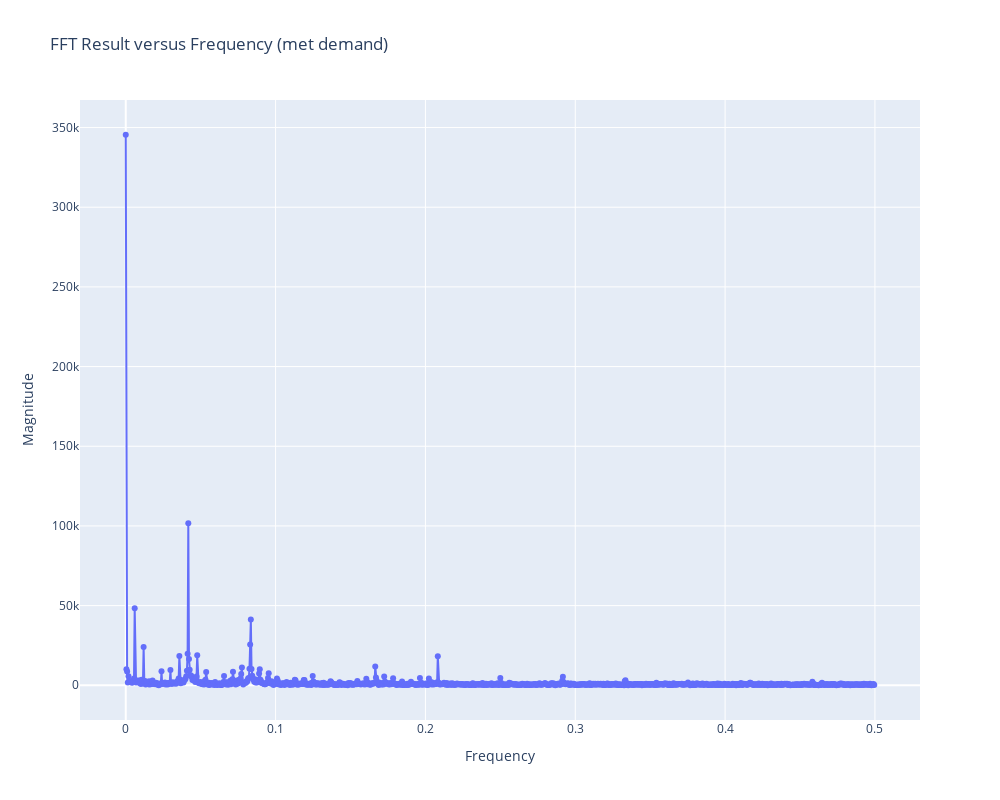
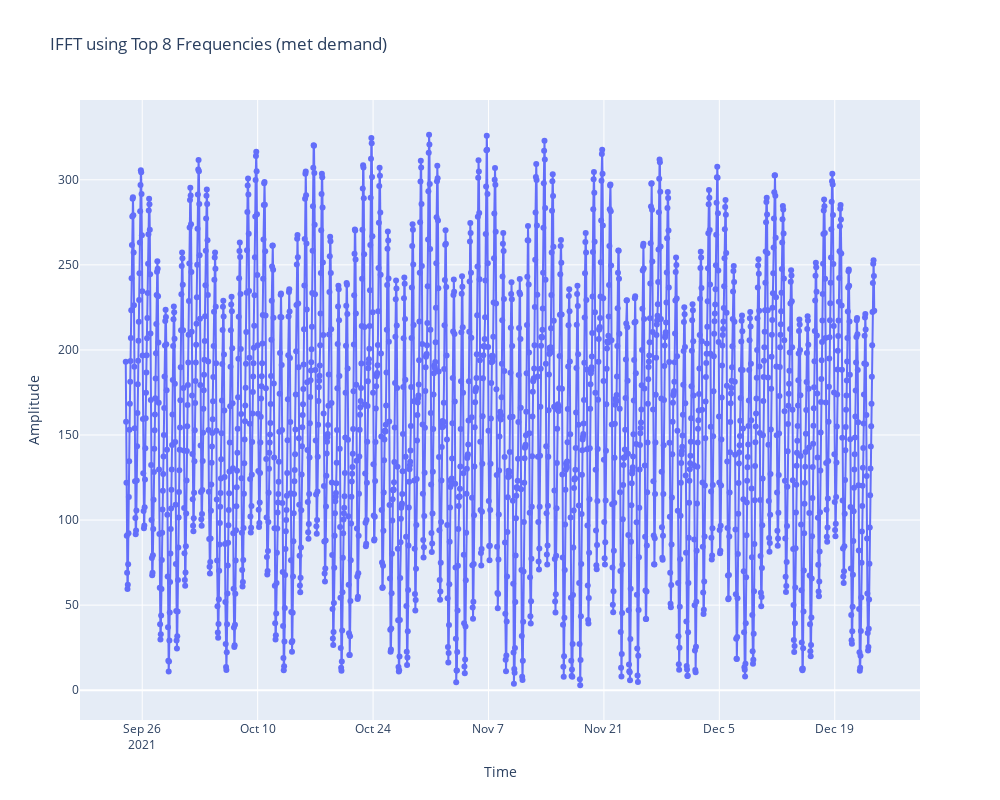

Here is the notebook cell these charts were saved with, in order:
### Code cell
""" FFT and IFFT to identify the significant periods in MET demand"""

# Perform the FFT on the data
fft_result = np.fft.fft(compare_met_unmet_demand_df.country_met_demand.values)
# Compute the magnitudes of the FFT result
fft_magnitudes = np.abs(fft_result)
# Generate the corresponding frequency axis
sampling_rate = 1.0  # Assuming a sampling rate of 1.0 (change as needed)
frequency_axis = np.fft.fftfreq(len(fft_result), 1 / sampling_rate)
positive_freq_indices = np.where(frequency_axis >= 0)
# Plot the FFT result versus frequency
fig = go.Figure(data=go.Scatter(x=frequency_axis[positive_freq_indices], y=fft_magnitudes[positive_freq_indices],mode='lines+markers'))
fig.update_layout(
    title='FFT Result versus Frequency (met demand)',
    xaxis_title="Frequency",
    yaxis_title="Magnitude",
    autosize=False,
    width=1000,
    height=800,
)
fig.show()


top_freq = 8
# Compute the magnitudes of the FFT result
fft_magnitudes = np.abs(fft_result)
# Sort the magnitudes in descending order and get the corresponding indices
sorted_indices = np.argsort(fft_magnitudes)[::-1]
# Retrieve the indices of the top frequencies
top_frequencies_indices = sorted_indices[:top_freq]
# Create a new array with only the top 10 frequencies, set the rest to zero
modified_fft_result = np.zeros_like(fft_result)
modified_fft_result[top_frequencies_indices] = fft_result[top_frequencies_indices]
# Perform the IFFT on the modified array
ifft_result = np.fft.ifft(modified_fft_result)
# Plot the resulting time series
fig = go.Figure(data=go.Scatter(x=compare_met_unmet_demand_df.index, y=np.abs(ifft_result),mode='lines+markers'))
fig.update_layout(
    title='IFFT using Top '+ str(top_freq)  +' Frequencies (met demand)',
    xaxis_title="Time",
    yaxis_title="Amplitude",
    autosize=False,
    width=1000,
    height=800,
)
fig.show()


""" TOP 8 periods/frequencies in the time series"""
# Sort the magnitudes and frequencies in descending order
sorted_indices = np.argsort(fft_magnitudes[positive_freq_indices])[::-1]
sorted_magnitudes = fft_magnitudes[positive_freq_indices][sorted_indices]
sorted_frequencies = frequency_axis[positive_freq_indices][sorted_indices]
# Select the top 8 periods
top_periods = sorted_frequencies[:12]
print(f'Top FFT periods in met demand are : {1/top_periods}')


compare_met_unmet_demand_df['ifft_met_demand'] = np.abs(ifft_result)

### Figure 1 — Plotly figure (JSON) as saved in the notebook; plotly's stock layout.template omitted (floating-point values rounded to 4 significant figures; data arrays with more than 128 entries replaced by an {"elided": "..."} marker saying what was removed)
{"data": [{"mode": "lines+markers", "type": "scatter", "x": {"elided": "1090 float values"}, "y": {"elided": "1090 float values"}}], "layout": {"autosize": false, "height": 800, "title": {"text": "FFT Result versus Frequency (met demand)"}, "width": 1000, "xaxis": {"title": {"text": "Frequency"}}, "yaxis": {"title": {"text": "Magnitude"}}}}

### Figure 2 — Plotly figure (JSON) as saved in the notebook; plotly's stock layout.template omitted (floating-point values rounded to 4 significant figures; data arrays with more than 128 entries replaced by an {"elided": "..."} marker saying what was removed)
{"data": [{"mode": "lines+markers", "type": "scatter", "x": {"elided": "2180 str values"}, "y": {"elided": "2180 float values"}}], "layout": {"autosize": false, "height": 800, "title": {"text": "IFFT using Top 8 Frequencies (met demand)"}, "width": 1000, "xaxis": {"title": {"text": "Time"}}, "yaxis": {"title": {"text": "Amplitude"}}}}
